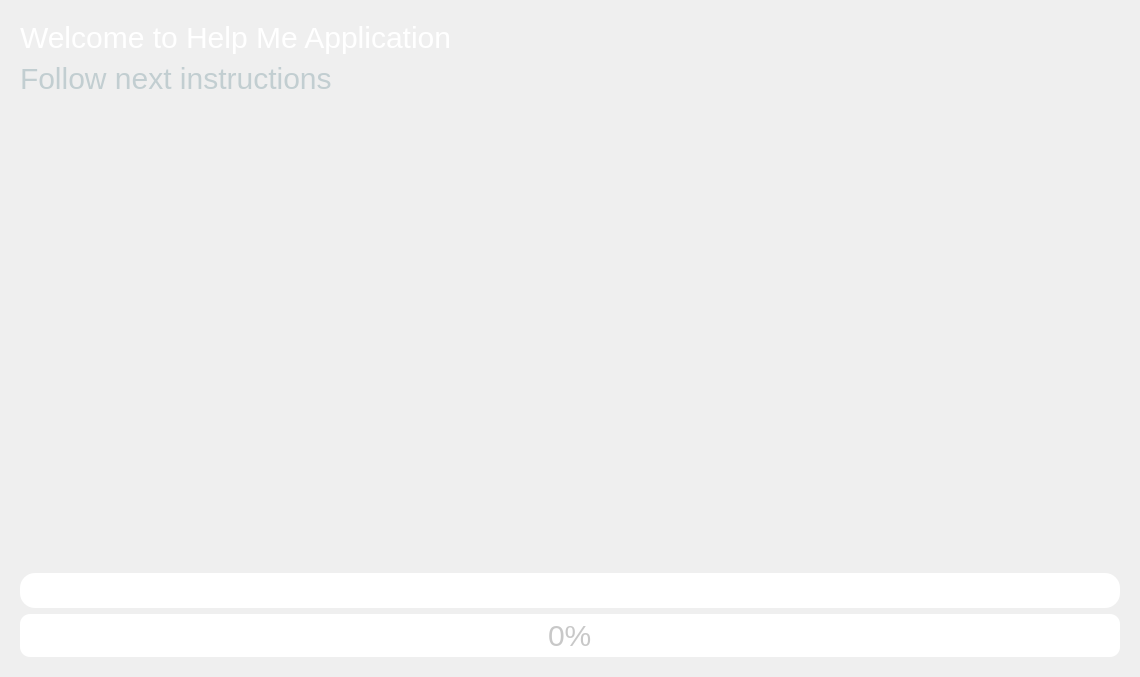
<?xml version="1.0" encoding="UTF-8"?>
<ui version="4.0">
 <class>Form</class>
 <widget class="QWidget" name="Form">
  <property name="geometry">
   <rect>
    <x>0</x>
    <y>0</y>
    <width>1140</width>
    <height>677</height>
   </rect>
  </property>
  <property name="windowTitle">
   <string>Instructions Window</string>
  </property>
  <layout class="QVBoxLayout" name="verticalLayout">
   <item>
    <widget class="QFrame" name="frame">
     <property name="styleSheet">
      <string notr="true">QFrame {

            color: rgb(220, 220, 220);
            border-radius: 15px;
        }</string>
     </property>
     <property name="frameShape">
      <enum>QFrame::StyledPanel</enum>
     </property>
     <property name="frameShadow">
      <enum>QFrame::Raised</enum>
     </property>
     <layout class="QVBoxLayout" name="verticalLayout_2">
      <item>
       <widget class="QLabel" name="labelTitle">
        <property name="font">
         <font>
          <pointsize>-1</pointsize>
         </font>
        </property>
        <property name="styleSheet">
         <string notr="true">font-size: 30px;
color: #FFF;</string>
        </property>
        <property name="text">
         <string>Welcome to Help Me Application</string>
        </property>
       </widget>
      </item>
      <item>
       <widget class="QLabel" name="labelDescription">
        <property name="font">
         <font>
          <pointsize>-1</pointsize>
         </font>
        </property>
        <property name="styleSheet">
         <string notr="true">font-size: 30px;
            color: #c2ced1;</string>
        </property>
        <property name="text">
         <string>Follow next instructions</string>
        </property>
       </widget>
      </item>
      <item>
       <layout class="QHBoxLayout" name="horizontalLayout_3" stretch="0,4,0">
        <item>
         <spacer name="horizontalSpacer_2">
          <property name="orientation">
           <enum>Qt::Horizontal</enum>
          </property>
          <property name="sizeType">
           <enum>QSizePolicy::Maximum</enum>
          </property>
          <property name="sizeHint" stdset="0">
           <size>
            <width>40</width>
            <height>20</height>
           </size>
          </property>
         </spacer>
        </item>
        <item>
         <widget class="QLabel" name="image_lbl">
          <property name="sizePolicy">
           <sizepolicy hsizetype="Preferred" vsizetype="Expanding">
            <horstretch>0</horstretch>
            <verstretch>4</verstretch>
           </sizepolicy>
          </property>
          <property name="autoFillBackground">
           <bool>false</bool>
          </property>
          <property name="text">
           <string/>
          </property>
          <property name="pixmap">
           <pixmap>onion.png</pixmap>
          </property>
          <property name="scaledContents">
           <bool>true</bool>
          </property>
         </widget>
        </item>
        <item>
         <spacer name="horizontalSpacer">
          <property name="orientation">
           <enum>Qt::Horizontal</enum>
          </property>
          <property name="sizeType">
           <enum>QSizePolicy::Maximum</enum>
          </property>
          <property name="sizeHint" stdset="0">
           <size>
            <width>40</width>
            <height>20</height>
           </size>
          </property>
         </spacer>
        </item>
       </layout>
      </item>
      <item>
       <widget class="QLabel" name="labelLoading">
        <property name="enabled">
         <bool>true</bool>
        </property>
        <property name="palette">
         <palette>
          <active>
           <colorrole role="WindowText">
            <brush brushstyle="SolidPattern">
             <color alpha="255">
              <red>0</red>
              <green>0</green>
              <blue>0</blue>
             </color>
            </brush>
           </colorrole>
           <colorrole role="Button">
            <brush brushstyle="SolidPattern">
             <color alpha="255">
              <red>255</red>
              <green>255</green>
              <blue>255</blue>
             </color>
            </brush>
           </colorrole>
           <colorrole role="Text">
            <brush brushstyle="SolidPattern">
             <color alpha="255">
              <red>0</red>
              <green>0</green>
              <blue>0</blue>
             </color>
            </brush>
           </colorrole>
           <colorrole role="ButtonText">
            <brush brushstyle="SolidPattern">
             <color alpha="255">
              <red>0</red>
              <green>0</green>
              <blue>0</blue>
             </color>
            </brush>
           </colorrole>
           <colorrole role="Base">
            <brush brushstyle="SolidPattern">
             <color alpha="255">
              <red>255</red>
              <green>255</green>
              <blue>255</blue>
             </color>
            </brush>
           </colorrole>
           <colorrole role="Window">
            <brush brushstyle="SolidPattern">
             <color alpha="255">
              <red>255</red>
              <green>255</green>
              <blue>255</blue>
             </color>
            </brush>
           </colorrole>
          </active>
          <inactive>
           <colorrole role="WindowText">
            <brush brushstyle="SolidPattern">
             <color alpha="255">
              <red>0</red>
              <green>0</green>
              <blue>0</blue>
             </color>
            </brush>
           </colorrole>
           <colorrole role="Button">
            <brush brushstyle="SolidPattern">
             <color alpha="255">
              <red>255</red>
              <green>255</green>
              <blue>255</blue>
             </color>
            </brush>
           </colorrole>
           <colorrole role="Text">
            <brush brushstyle="SolidPattern">
             <color alpha="255">
              <red>0</red>
              <green>0</green>
              <blue>0</blue>
             </color>
            </brush>
           </colorrole>
           <colorrole role="ButtonText">
            <brush brushstyle="SolidPattern">
             <color alpha="255">
              <red>0</red>
              <green>0</green>
              <blue>0</blue>
             </color>
            </brush>
           </colorrole>
           <colorrole role="Base">
            <brush brushstyle="SolidPattern">
             <color alpha="255">
              <red>255</red>
              <green>255</green>
              <blue>255</blue>
             </color>
            </brush>
           </colorrole>
           <colorrole role="Window">
            <brush brushstyle="SolidPattern">
             <color alpha="255">
              <red>255</red>
              <green>255</green>
              <blue>255</blue>
             </color>
            </brush>
           </colorrole>
          </inactive>
          <disabled>
           <colorrole role="WindowText">
            <brush brushstyle="SolidPattern">
             <color alpha="255">
              <red>0</red>
              <green>0</green>
              <blue>0</blue>
             </color>
            </brush>
           </colorrole>
           <colorrole role="Button">
            <brush brushstyle="SolidPattern">
             <color alpha="255">
              <red>255</red>
              <green>255</green>
              <blue>255</blue>
             </color>
            </brush>
           </colorrole>
           <colorrole role="Text">
            <brush brushstyle="SolidPattern">
             <color alpha="255">
              <red>0</red>
              <green>0</green>
              <blue>0</blue>
             </color>
            </brush>
           </colorrole>
           <colorrole role="ButtonText">
            <brush brushstyle="SolidPattern">
             <color alpha="255">
              <red>0</red>
              <green>0</green>
              <blue>0</blue>
             </color>
            </brush>
           </colorrole>
           <colorrole role="Base">
            <brush brushstyle="SolidPattern">
             <color alpha="255">
              <red>255</red>
              <green>255</green>
              <blue>255</blue>
             </color>
            </brush>
           </colorrole>
           <colorrole role="Window">
            <brush brushstyle="SolidPattern">
             <color alpha="255">
              <red>255</red>
              <green>255</green>
              <blue>255</blue>
             </color>
            </brush>
           </colorrole>
          </disabled>
         </palette>
        </property>
        <property name="font">
         <font>
          <pointsize>-1</pointsize>
         </font>
        </property>
        <property name="styleSheet">
         <string notr="true">text-align: center;
            font-size: 30px;
            background-color: #FFF;
            color: #000;</string>
        </property>
        <property name="text">
         <string/>
        </property>
       </widget>
      </item>
      <item>
       <widget class="QProgressBar" name="progressBar">
        <property name="styleSheet">
         <string notr="true">QProgressBar{background-color: #FFF;
            color: rgb(200, 200, 200);
            border-style: none;
            border-radius: 10px;
            text-align: center;
            font-size: 30px;}
 QProgressBar::chunk {
            border-radius: 10px;
            background-color: qlineargradient(spread:pad x1:0, x2:1, y1:0.511364, y2:0.523, stop:0 #1C3334, stop:1 #376E6F);
        }</string>
        </property>
        <property name="value">
         <number>0</number>
        </property>
        <property name="invertedAppearance">
         <bool>false</bool>
        </property>
       </widget>
      </item>
     </layout>
    </widget>
   </item>
  </layout>
 </widget>
 <resources/>
 <connections/>
</ui>
